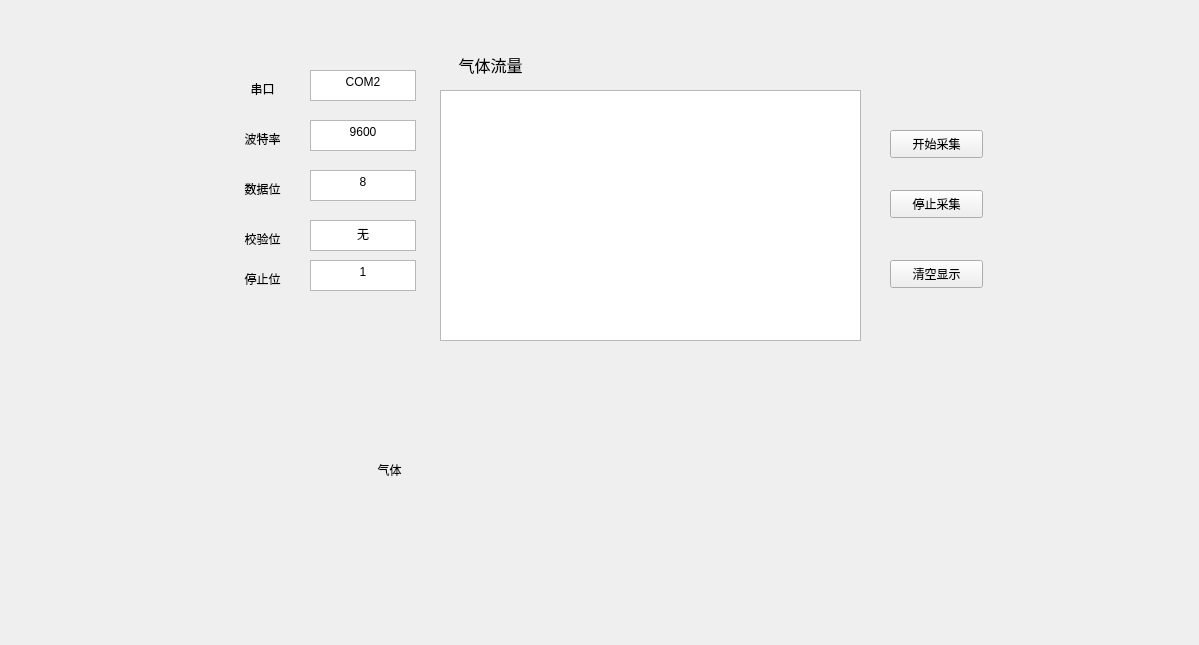
<?xml version="1.0" encoding="UTF-8"?>
<ui version="4.0">
 <class>Modbus</class>
 <widget class="QWidget" name="Modbus">
  <property name="geometry">
   <rect>
    <x>0</x>
    <y>0</y>
    <width>1199</width>
    <height>645</height>
   </rect>
  </property>
  <property name="windowTitle">
   <string>Widget</string>
  </property>
  <widget class="QTextEdit" name="recvTextEdit">
   <property name="geometry">
    <rect>
     <x>440</x>
     <y>90</y>
     <width>421</width>
     <height>251</height>
    </rect>
   </property>
  </widget>
  <widget class="QLabel" name="label_7">
   <property name="geometry">
    <rect>
     <x>430</x>
     <y>50</y>
     <width>121</width>
     <height>31</height>
    </rect>
   </property>
   <property name="text">
    <string>&lt;html&gt;&lt;head/&gt;&lt;body&gt;&lt;p align=&quot;center&quot;&gt;&lt;span style=&quot; font-size:12pt;&quot;&gt;气体流量&lt;/span&gt;&lt;/p&gt;&lt;/body&gt;&lt;/html&gt;</string>
   </property>
  </widget>
  <widget class="QPushButton" name="clearRecvPushButton">
   <property name="geometry">
    <rect>
     <x>890</x>
     <y>260</y>
     <width>93</width>
     <height>28</height>
    </rect>
   </property>
   <property name="text">
    <string>清空显示</string>
   </property>
  </widget>
  <widget class="QPushButton" name="startflowButton">
   <property name="geometry">
    <rect>
     <x>890</x>
     <y>130</y>
     <width>93</width>
     <height>28</height>
    </rect>
   </property>
   <property name="text">
    <string>开始采集</string>
   </property>
  </widget>
  <widget class="QTextEdit" name="textEdit">
   <property name="geometry">
    <rect>
     <x>310</x>
     <y>70</y>
     <width>106</width>
     <height>31</height>
    </rect>
   </property>
   <property name="html">
    <string>&lt;!DOCTYPE HTML PUBLIC &quot;-//W3C//DTD HTML 4.0//EN&quot; &quot;http://www.w3.org/TR/REC-html40/strict.dtd&quot;&gt;
&lt;html&gt;&lt;head&gt;&lt;meta name=&quot;qrichtext&quot; content=&quot;1&quot; /&gt;&lt;style type=&quot;text/css&quot;&gt;
p, li { white-space: pre-wrap; }
&lt;/style&gt;&lt;/head&gt;&lt;body style=&quot; font-family:'SimSun'; font-size:9pt; font-weight:400; font-style:normal;&quot;&gt;
&lt;p align=&quot;center&quot; style=&quot; margin-top:0px; margin-bottom:0px; margin-left:0px; margin-right:0px; -qt-block-indent:0; text-indent:0px;&quot;&gt;COM2&lt;/p&gt;&lt;/body&gt;&lt;/html&gt;</string>
   </property>
  </widget>
  <widget class="QTextEdit" name="textEdit_2">
   <property name="geometry">
    <rect>
     <x>310</x>
     <y>120</y>
     <width>106</width>
     <height>31</height>
    </rect>
   </property>
   <property name="html">
    <string>&lt;!DOCTYPE HTML PUBLIC &quot;-//W3C//DTD HTML 4.0//EN&quot; &quot;http://www.w3.org/TR/REC-html40/strict.dtd&quot;&gt;
&lt;html&gt;&lt;head&gt;&lt;meta name=&quot;qrichtext&quot; content=&quot;1&quot; /&gt;&lt;style type=&quot;text/css&quot;&gt;
p, li { white-space: pre-wrap; }
&lt;/style&gt;&lt;/head&gt;&lt;body style=&quot; font-family:'SimSun'; font-size:9pt; font-weight:400; font-style:normal;&quot;&gt;
&lt;p align=&quot;center&quot; style=&quot; margin-top:0px; margin-bottom:0px; margin-left:0px; margin-right:0px; -qt-block-indent:0; text-indent:0px;&quot;&gt;9600&lt;/p&gt;&lt;/body&gt;&lt;/html&gt;</string>
   </property>
  </widget>
  <widget class="QTextEdit" name="textEdit_3">
   <property name="geometry">
    <rect>
     <x>310</x>
     <y>170</y>
     <width>106</width>
     <height>31</height>
    </rect>
   </property>
   <property name="html">
    <string>&lt;!DOCTYPE HTML PUBLIC &quot;-//W3C//DTD HTML 4.0//EN&quot; &quot;http://www.w3.org/TR/REC-html40/strict.dtd&quot;&gt;
&lt;html&gt;&lt;head&gt;&lt;meta name=&quot;qrichtext&quot; content=&quot;1&quot; /&gt;&lt;style type=&quot;text/css&quot;&gt;
p, li { white-space: pre-wrap; }
&lt;/style&gt;&lt;/head&gt;&lt;body style=&quot; font-family:'SimSun'; font-size:9pt; font-weight:400; font-style:normal;&quot;&gt;
&lt;p align=&quot;center&quot; style=&quot; margin-top:0px; margin-bottom:0px; margin-left:0px; margin-right:0px; -qt-block-indent:0; text-indent:0px;&quot;&gt;8&lt;/p&gt;&lt;/body&gt;&lt;/html&gt;</string>
   </property>
  </widget>
  <widget class="QTextEdit" name="textEdit_4">
   <property name="geometry">
    <rect>
     <x>310</x>
     <y>220</y>
     <width>106</width>
     <height>31</height>
    </rect>
   </property>
   <property name="html">
    <string>&lt;!DOCTYPE HTML PUBLIC &quot;-//W3C//DTD HTML 4.0//EN&quot; &quot;http://www.w3.org/TR/REC-html40/strict.dtd&quot;&gt;
&lt;html&gt;&lt;head&gt;&lt;meta name=&quot;qrichtext&quot; content=&quot;1&quot; /&gt;&lt;style type=&quot;text/css&quot;&gt;
p, li { white-space: pre-wrap; }
&lt;/style&gt;&lt;/head&gt;&lt;body style=&quot; font-family:'SimSun'; font-size:9pt; font-weight:400; font-style:normal;&quot;&gt;
&lt;p align=&quot;center&quot; style=&quot; margin-top:0px; margin-bottom:0px; margin-left:0px; margin-right:0px; -qt-block-indent:0; text-indent:0px;&quot;&gt;无&lt;/p&gt;&lt;/body&gt;&lt;/html&gt;</string>
   </property>
  </widget>
  <widget class="QTextEdit" name="textEdit_5">
   <property name="geometry">
    <rect>
     <x>310</x>
     <y>260</y>
     <width>106</width>
     <height>31</height>
    </rect>
   </property>
   <property name="html">
    <string>&lt;!DOCTYPE HTML PUBLIC &quot;-//W3C//DTD HTML 4.0//EN&quot; &quot;http://www.w3.org/TR/REC-html40/strict.dtd&quot;&gt;
&lt;html&gt;&lt;head&gt;&lt;meta name=&quot;qrichtext&quot; content=&quot;1&quot; /&gt;&lt;style type=&quot;text/css&quot;&gt;
p, li { white-space: pre-wrap; }
&lt;/style&gt;&lt;/head&gt;&lt;body style=&quot; font-family:'SimSun'; font-size:9pt; font-weight:400; font-style:normal;&quot;&gt;
&lt;p align=&quot;center&quot; style=&quot; margin-top:0px; margin-bottom:0px; margin-left:0px; margin-right:0px; -qt-block-indent:0; text-indent:0px;&quot;&gt;1&lt;/p&gt;&lt;/body&gt;&lt;/html&gt;</string>
   </property>
  </widget>
  <widget class="QLabel" name="label">
   <property name="geometry">
    <rect>
     <x>240</x>
     <y>80</y>
     <width>45</width>
     <height>17</height>
    </rect>
   </property>
   <property name="text">
    <string>&lt;html&gt;&lt;head/&gt;&lt;body&gt;&lt;p align=&quot;center&quot;&gt;串口&lt;/p&gt;&lt;/body&gt;&lt;/html&gt;</string>
   </property>
  </widget>
  <widget class="QLabel" name="label_2">
   <property name="geometry">
    <rect>
     <x>240</x>
     <y>130</y>
     <width>45</width>
     <height>17</height>
    </rect>
   </property>
   <property name="text">
    <string>&lt;html&gt;&lt;head/&gt;&lt;body&gt;&lt;p align=&quot;center&quot;&gt;波特率&lt;/p&gt;&lt;/body&gt;&lt;/html&gt;</string>
   </property>
  </widget>
  <widget class="QLabel" name="label_3">
   <property name="geometry">
    <rect>
     <x>240</x>
     <y>180</y>
     <width>45</width>
     <height>17</height>
    </rect>
   </property>
   <property name="text">
    <string>&lt;html&gt;&lt;head/&gt;&lt;body&gt;&lt;p align=&quot;center&quot;&gt;数据位&lt;/p&gt;&lt;/body&gt;&lt;/html&gt;</string>
   </property>
  </widget>
  <widget class="QLabel" name="label_4">
   <property name="geometry">
    <rect>
     <x>240</x>
     <y>230</y>
     <width>45</width>
     <height>17</height>
    </rect>
   </property>
   <property name="text">
    <string>&lt;html&gt;&lt;head/&gt;&lt;body&gt;&lt;p align=&quot;center&quot;&gt;校验位&lt;/p&gt;&lt;/body&gt;&lt;/html&gt;</string>
   </property>
  </widget>
  <widget class="QLabel" name="label_5">
   <property name="geometry">
    <rect>
     <x>240</x>
     <y>270</y>
     <width>45</width>
     <height>17</height>
    </rect>
   </property>
   <property name="text">
    <string>&lt;html&gt;&lt;head/&gt;&lt;body&gt;&lt;p align=&quot;center&quot;&gt;停止位&lt;/p&gt;&lt;/body&gt;&lt;/html&gt;</string>
   </property>
  </widget>
  <widget class="QPushButton" name="stopflowButton">
   <property name="geometry">
    <rect>
     <x>890</x>
     <y>190</y>
     <width>93</width>
     <height>28</height>
    </rect>
   </property>
   <property name="text">
    <string>停止采集</string>
   </property>
  </widget>
  <widget class="QLabel" name="label_8">
   <property name="geometry">
    <rect>
     <x>370</x>
     <y>380</y>
     <width>39</width>
     <height>181</height>
    </rect>
   </property>
   <property name="text">
    <string>&lt;html&gt;&lt;head/&gt;&lt;body&gt;&lt;p align=&quot;center&quot;&gt;气体&lt;/p&gt;&lt;/body&gt;&lt;/html&gt;</string>
   </property>
  </widget>
  <widget class="QCustomPlot" name="airstreamPlot" native="true">
   <property name="geometry">
    <rect>
     <x>430</x>
     <y>380</y>
     <width>499</width>
     <height>181</height>
    </rect>
   </property>
  </widget>
 </widget>
 <layoutdefault spacing="6" margin="11"/>
 <customwidgets>
  <customwidget>
   <class>QCustomPlot</class>
   <extends>QWidget</extends>
   <header>../../qcustomplot.h</header>
   <container>1</container>
  </customwidget>
 </customwidgets>
 <resources/>
 <connections/>
</ui>
